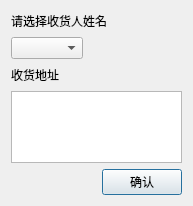
<?xml version="1.0" encoding="UTF-8"?>
<ui version="4.0">
 <class>Dialog</class>
 <widget class="QDialog" name="Dialog">
  <property name="geometry">
   <rect>
    <x>0</x>
    <y>0</y>
    <width>193</width>
    <height>206</height>
   </rect>
  </property>
  <property name="windowTitle">
   <string>Dialog</string>
  </property>
  <layout class="QVBoxLayout" name="verticalLayout">
   <item>
    <layout class="QHBoxLayout" name="horizontalLayout">
     <item>
      <widget class="QLabel" name="nameLabel">
       <property name="text">
        <string>请选择收货人姓名</string>
       </property>
      </widget>
     </item>
     <item>
      <spacer name="horizontalSpacer">
       <property name="orientation">
        <enum>Qt::Horizontal</enum>
       </property>
       <property name="sizeHint" stdset="0">
        <size>
         <width>40</width>
         <height>20</height>
        </size>
       </property>
      </spacer>
     </item>
    </layout>
   </item>
   <item>
    <layout class="QHBoxLayout" name="horizontalLayout_2">
     <item>
      <widget class="QComboBox" name="nameComboBox"/>
     </item>
     <item>
      <spacer name="horizontalSpacer_2">
       <property name="orientation">
        <enum>Qt::Horizontal</enum>
       </property>
       <property name="sizeHint" stdset="0">
        <size>
         <width>40</width>
         <height>20</height>
        </size>
       </property>
      </spacer>
     </item>
    </layout>
   </item>
   <item>
    <layout class="QHBoxLayout" name="horizontalLayout_3">
     <item>
      <widget class="QLabel" name="addressLabel">
       <property name="text">
        <string>收货地址</string>
       </property>
      </widget>
     </item>
     <item>
      <spacer name="horizontalSpacer_3">
       <property name="orientation">
        <enum>Qt::Horizontal</enum>
       </property>
       <property name="sizeHint" stdset="0">
        <size>
         <width>40</width>
         <height>20</height>
        </size>
       </property>
      </spacer>
     </item>
    </layout>
   </item>
   <item>
    <widget class="QTextBrowser" name="addressTextBrowser"/>
   </item>
   <item>
    <layout class="QHBoxLayout" name="horizontalLayout_4">
     <item>
      <spacer name="horizontalSpacer_4">
       <property name="orientation">
        <enum>Qt::Horizontal</enum>
       </property>
       <property name="sizeHint" stdset="0">
        <size>
         <width>40</width>
         <height>20</height>
        </size>
       </property>
      </spacer>
     </item>
     <item>
      <widget class="QPushButton" name="pushButton">
       <property name="text">
        <string>确认</string>
       </property>
      </widget>
     </item>
    </layout>
   </item>
  </layout>
 </widget>
 <resources/>
 <connections/>
</ui>
